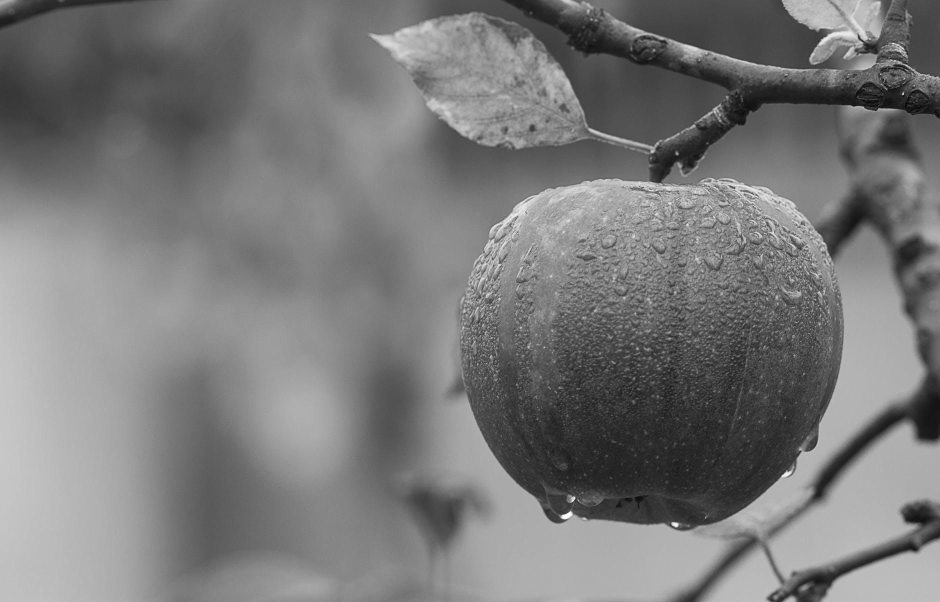
%> input picture Exercise 03/CV_3-SIFT/fruit.jpg, 1880 x 1204 px (shown at 1/2 size)
$ octave sift_ransac_matching.m   (GNU Octave 9; MATLAB toolbox functions it lacks are replaced by stand-ins)
%> lines starting %> are read from the running program, lines starting %| are printed output that depends on the picture
%%%%%%%%%%%%%%%%%%%%%%%%%%%%%%%%%%%%%%%%%%%%%%%%%%%%%%%%%%%%%%%%%%%%%%%%%%%
% match_SIFT_RANSAC_minimal.m
% Απαιτεί: Computer Vision Toolbox (detectSIFTFeatures, extractFeatures κ.λπ.)
%%%%%%%%%%%%%%%%%%%%%%%%%%%%%%%%%%%%%%%%%%%%%%%%%%%%%%%%%%%%%%%%%%%%%%%%%%%

clear; clc; close all;

%% 1. Φόρτωση & Προεπεξεργασία Εικόνων

imgA = imread('fruit.jpg');
%> imgA is the input picture: size 1204x1880 uint8; min 0, max 255, mean 121.2
imgB = imread('fruit_rotated.png');
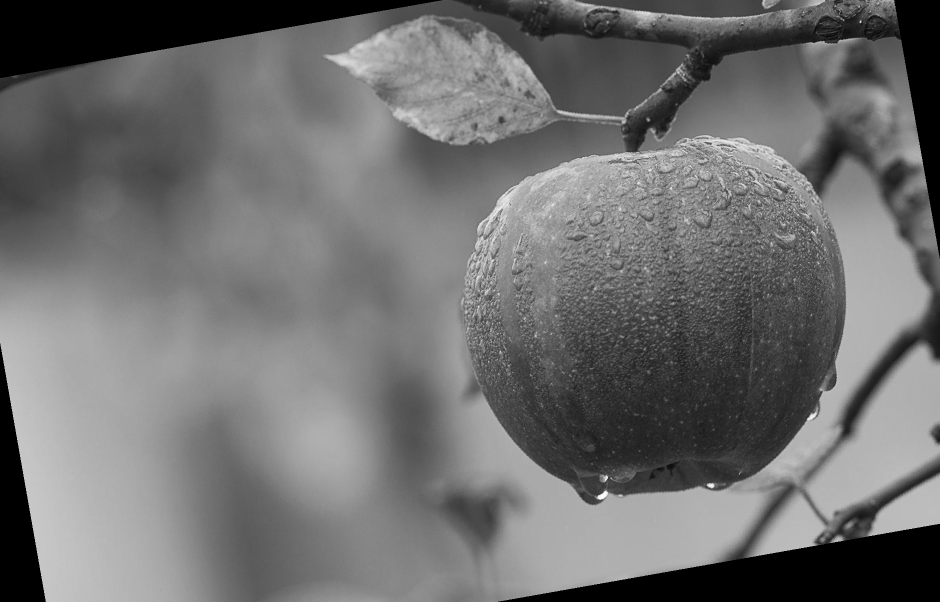
%> input picture Exercise 03/CV_3-SIFT/fruit_rotated.png, 1880 x 1204 px (shown at 1/2 size)
%> imgB is the input picture: size 1204x1880 uint8; min 0, max 255, mean 111

% Προαιρετικά, μετατροπή σε grayscale (αν οι εικόνες είναι έγχρωμες).
if size(imgA,3) == 3
    grayA = rgb2gray(imgA);
else
    grayA = imgA;
end

if size(imgB,3) == 3
    grayB = rgb2gray(imgB);
else
    grayB = imgB;
end

%Κλιμάκωση σε κοινή ανάλυση, π.χ. 256×256:
grayA = im2double(imresize(grayA, [256, 256]));
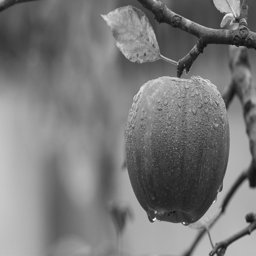
%> grayA: size 256x256 double; min 0.0627, max 1, mean 0.475
grayB = im2double(imresize(grayB, [256, 256]));
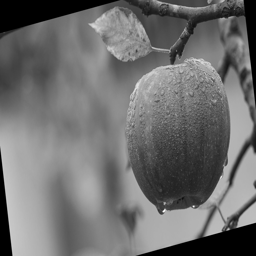
%> grayB: size 256x256 double; min 0, max 1, mean 0.435

%% 2. Εντοπισμός Σημείων & Εξαγωγή Περιγραφέων (SIFT)
keyptsA = detectSIFTFeatures(grayA);
%> keyptsA = 192 points; strongest (x, y): (155, 220), (250, 219), (224, 247), (224, 247), (189, 23)
keyptsB = detectSIFTFeatures(grayB);
%> keyptsB = 170 points; strongest (x, y): (243, 223), (217, 228), (249, 67), (236, 219), (236, 219)

[descsA, validA] = extractFeatures(grayA, keyptsA);
%> validA has the same summary as keyptsA
[descsB, validB] = extractFeatures(grayB, keyptsB);
%> validB = 169 points; strongest (x, y): (243, 223), (217, 228), (249, 67), (236, 219), (236, 219)

fprintf('Βρέθηκαν %d χαρακτηριστικά στην εικόνα A.\n', size(descsA,1));
%| Βρέθηκαν 192 χαρακτηριστικά στην εικόνα A.
fprintf('Βρέθηκαν %d χαρακτηριστικά στην εικόνα B.\n', size(descsB,1));
%| Βρέθηκαν 169 χαρακτηριστικά στην εικόνα B.

%% 3. Αντιστοίχιση των Descriptors (Ratio Test κ.λπ.)
matchesIdx = matchFeatures(descsA, descsB, ...
                           'MaxRatio', 0.8, ...
                           'Unique', true);
%> matchesIdx = 59 rows, first 12: [6 9; 7 8; 8 10; 11 17; 13 16; 14 13; 15 18; 17 29; 20 23; 21 34; 26 36; 27 35]

matchedA = validA(matchesIdx(:,1));
%> matchedA = 59 points; strongest (x, y): (189, 23), (234, 48), (235, 47), (229, 99), (205, 221)
matchedB = validB(matchesIdx(:,2));
%> matchedB = 59 points; strongest (x, y): (176, 8), (224, 73), (224, 19), (223, 20), (214, 199)

fprintf('Αρχικός αριθμός αντιστοιχιών: %d\n', numel(matchedA));
%| Αρχικός αριθμός αντιστοιχιών: 59

%% 4. Απόρριψη Λανθασμένων Αντιστοιχίσεων (RANSAC)
% Εκτίμηση projective transform (ομογραφίας) με RANSAC, π.χ. 'MaxDistance' = 3.
[tform, inlierMask] = estimateGeometricTransform2D(...
    matchedA, matchedB, 'projective', 'MaxDistance', 3);
%> tform = transform with T = [0.983 -0.271 -5.96e-06; 0.111 0.984 -6.22e-08; -12.24 36.87 1]; inlierMask = 59 logical values, 58 true

inliersA = matchedA(inlierMask);
%> inliersA = 58 points; strongest (x, y): (189, 23), (234, 48), (235, 47), (229, 99), (205, 221)
inliersB = matchedB(inlierMask);
%> inliersB = 58 points; strongest (x, y): (176, 8), (224, 73), (224, 19), (223, 20), (214, 199)

fprintf('Inliers μετά το RANSAC: %d\n', numel(inliersA));
%| Inliers μετά το RANSAC: 58

%% 5. Οπτικοποίηση Αντιστοιχιών (Inliers)
figure;
showMatchedFeatures(grayA, grayB, inliersA, inliersB, 'montage');
title('Αντιστοιχίσεις SIFT με RANSAC (Inliers/Outliers Removed)');
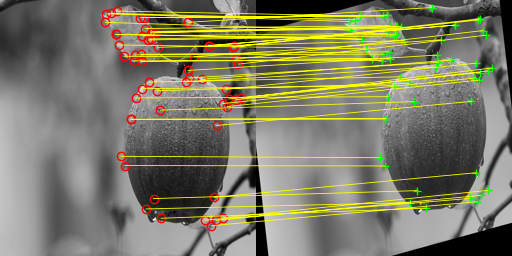
%> figure redrawn from the program's plot data; its title reads 'Αντιστοιχίσεις SIFT με RANSAC (Inliers/Outliers Removed)'
